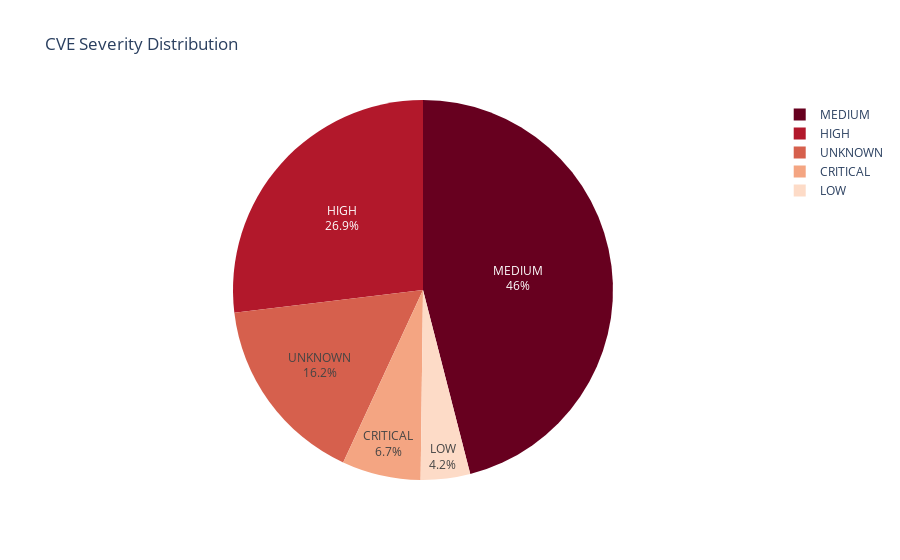
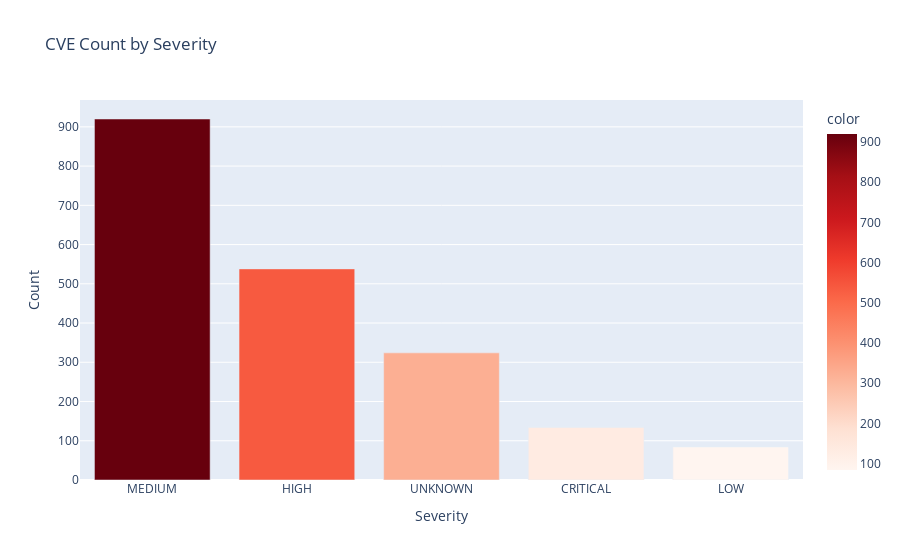

Notebook code for these charts, in order:
### Markdown cell above
### Severity Distribution

### Code cell
# Severity distribution
fig = px.pie(
    df,
    names='cvss_severity',
    title='CVE Severity Distribution',
    color_discrete_sequence=px.colors.sequential.RdBu
)
fig.update_traces(textposition='inside', textinfo='percent+label')
fig.show()

# Bar chart with counts
severity_counts = df['cvss_severity'].value_counts()
fig2 = px.bar(
    x=severity_counts.index,
    y=severity_counts.values,
    title='CVE Count by Severity',
    labels={'x': 'Severity', 'y': 'Count'},
    color=severity_counts.values,
    color_continuous_scale='Reds'
)
fig2.show()

### Figure 1 — Plotly figure (JSON) as saved in the notebook; plotly's stock layout.template omitted (floating-point values rounded to 4 significant figures; data arrays with more than 128 entries replaced by an {"elided": "..."} marker saying what was removed)
{"data": [{"domain": {"x": [0, 1], "y": [0, 1]}, "hovertemplate": "cvss_severity=%{label}<extra></extra>", "labels": {"elided": "2000 str values"}, "legendgroup": "", "name": "", "showlegend": true, "textinfo": "percent+label", "textposition": "inside", "type": "pie"}], "layout": {"legend": {"tracegroupgap": 0}, "piecolorway": ["rgb(103,0,31)", "rgb(178,24,43)", "rgb(214,96,77)", "rgb(244,165,130)", "rgb(253,219,199)", "rgb(247,247,247)", "rgb(209,229,240)", "rgb(146,197,222)", "rgb(67,147,195)", "rgb(33,102,172)", "rgb(5,48,97)"], "title": {"text": "CVE Severity Distribution"}}}

### Figure 2 — Plotly figure (JSON) as saved in the notebook; plotly's stock layout.template omitted (floating-point values rounded to 4 significant figures)
{"data": [{"hovertemplate": "Severity=%{x}<br>Count=%{y}<br>color=%{marker.color}<extra></extra>", "legendgroup": "", "marker": {"color": [920, 538, 324, 134, 84], "coloraxis": "coloraxis", "pattern": {"shape": ""}}, "name": "", "orientation": "v", "showlegend": false, "textposition": "auto", "type": "bar", "x": ["MEDIUM", "HIGH", "UNKNOWN", "CRITICAL", "LOW"], "xaxis": "x", "y": [920, 538, 324, 134, 84], "yaxis": "y"}], "layout": {"barmode": "relative", "coloraxis": {"colorbar": {"title": {"text": "color"}}, "colorscale": [[0, "rgb(255,245,240)"], [0.125, "rgb(254,224,210)"], [0.25, "rgb(252,187,161)"], [0.375, "rgb(252,146,114)"], [0.5, "rgb(251,106,74)"], [0.625, "rgb(239,59,44)"], [0.75, "rgb(203,24,29)"], [0.875, "rgb(165,15,21)"], [1, "rgb(103,0,13)"]]}, "legend": {"tracegroupgap": 0}, "title": {"text": "CVE Count by Severity"}, "xaxis": {"anchor": "y", "domain": [0, 1], "title": {"text": "Severity"}}, "yaxis": {"anchor": "x", "domain": [0, 1], "title": {"text": "Count"}}}}
